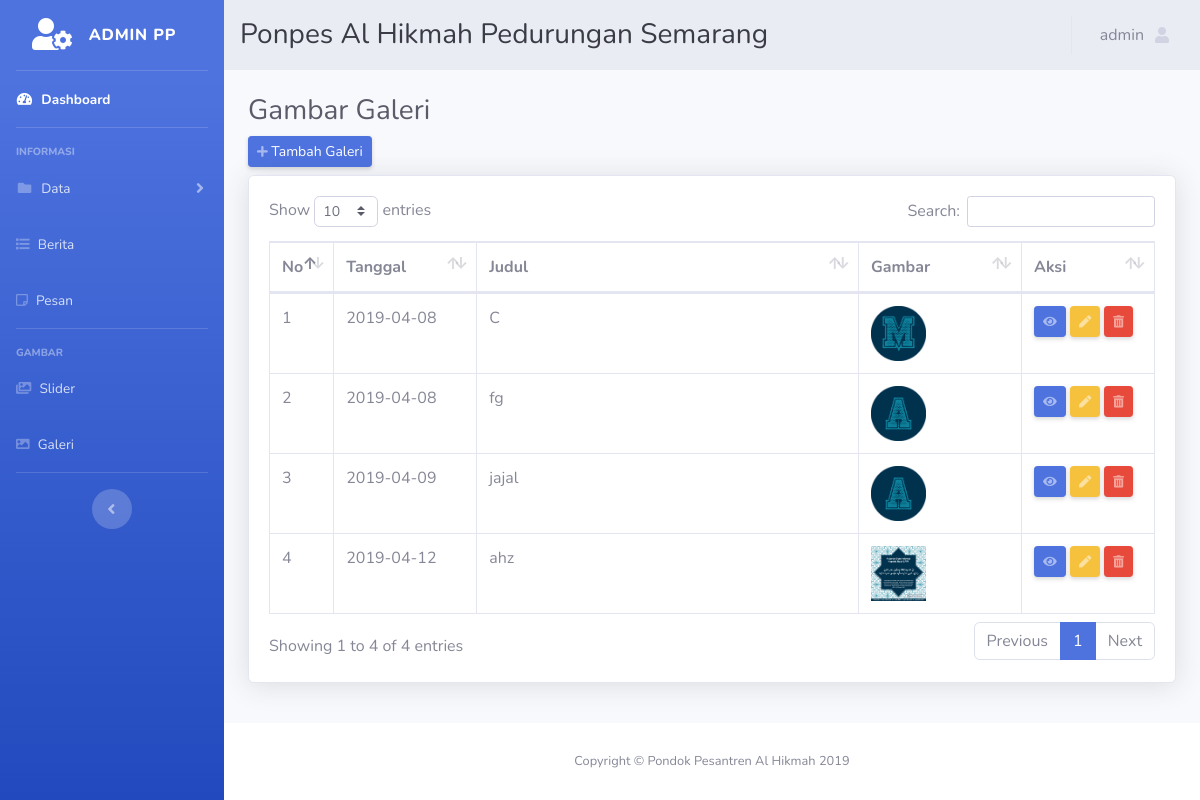
Screenshot of /Admin/index.php?halaman=datagaleri (signed in) with the database file from the repository.
### tables this page shows
CREATE TABLE `galeri` (
  `no` int(5) NOT NULL,
  `tanggal` date NOT NULL,
  `judul` varchar(40) NOT NULL,
  `gambar` text NOT NULL
);

### Admin/datagaleri.php (the view, shortened to what this page needs)
<div class="container-fluid">
 <h1 class="h3 mb-2 text-gray-800">Gambar Galeri</h1>
 <a href="?halaman=tambahgaleri" class="mb-2 btn btn-sm btn-primary shadow-sm"><i class="fas fa-plus fa-sm text-white-50"></i> Tambah Galeri</a>
 <div class="card shadow mb-4">
   <div class="card-body">
     <div class="table-responsive">
       <table class="table table-bordered" id="dataTable" width="100%" cellspacing="0">
         <thead>
           <tr>
             <th width="20px">No</th>
             <th width="100px">Tanggal</th>
             <th>Judul</th>
             <th width="120px">Gambar</th>
             <th width="90px">Aksi</th>
           </tr>
         </thead>
         <?php
         include 'koneksi.php';
         $mysql="SELECT * FROM galeri";
         $query= mysqli_query($conn,$mysql);
         $nomor=1;
         while ($data=mysqli_fetch_array($query)) {
           ?>
             <tr>
               <td><?php echo $nomor++; ?></td>
               <td><?php echo $data['tanggal'];?></td>
               <td><?php echo $data['judul'];?></td>
               <td><img width="40%" src="img/galeri/<?php echo $data['gambar'];?>"></td>
               <td>
                 <a href="?halaman=lihatgaleri&judul=<?php echo $data['judul'];?>" class="mb-2 btn btn-sm btn-primary shadow-sm"><i class="fas fa-eye fa-sm text-white-50"></i></a>
                 <a href="?halaman=editgaleri&judul=<?php echo $data['judul'];?>" class="mb-2 btn btn-sm btn-warning shadow-sm"><i class="fas fa-pen fa-sm text-white-50"></i></a>
                 <a href="?halaman=hapusgaleri&judul=<?php echo $data['judul'];?>" class="mb-2 btn btn-sm btn-danger shadow-sm"><i class="fas fa-trash-alt fa-sm text-white-50"></i></a>
               </td>
             </tr>
             <?php
           }
           ?>
         </table>
       </div>
     </div>
   </div>
 </div>

### rows the page displays
galeri: tanggal "2019-04-08", judul "C", gambar (picture)
galeri: tanggal "2019-04-08", judul "fg", gambar (picture)
galeri: tanggal "2019-04-09", judul "jajal", gambar (picture)
galeri: tanggal "2019-04-12", judul "ahz", gambar (picture)

### other values shown
$_SESSION['user']['username'] "admin"
